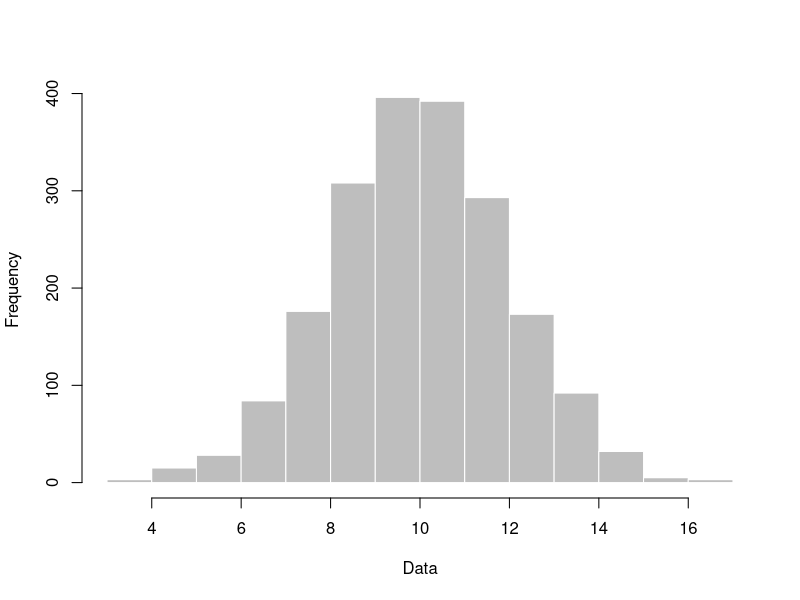
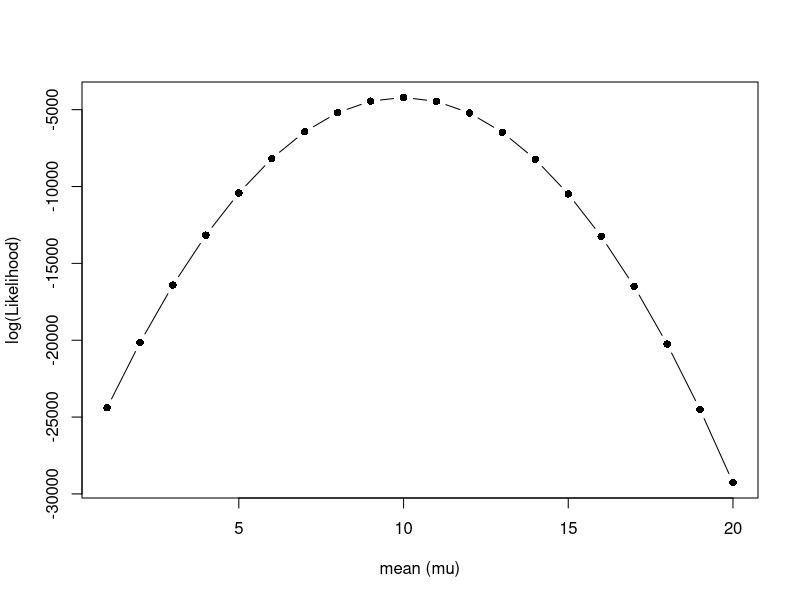
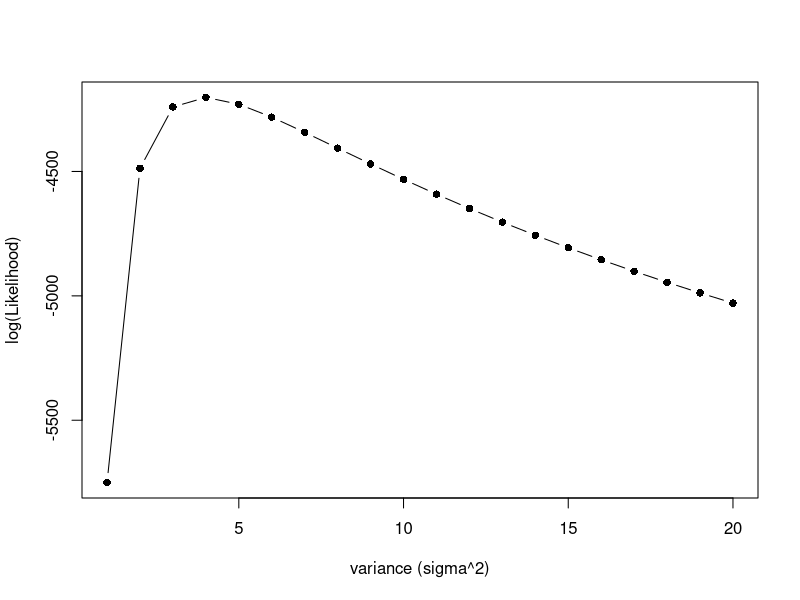
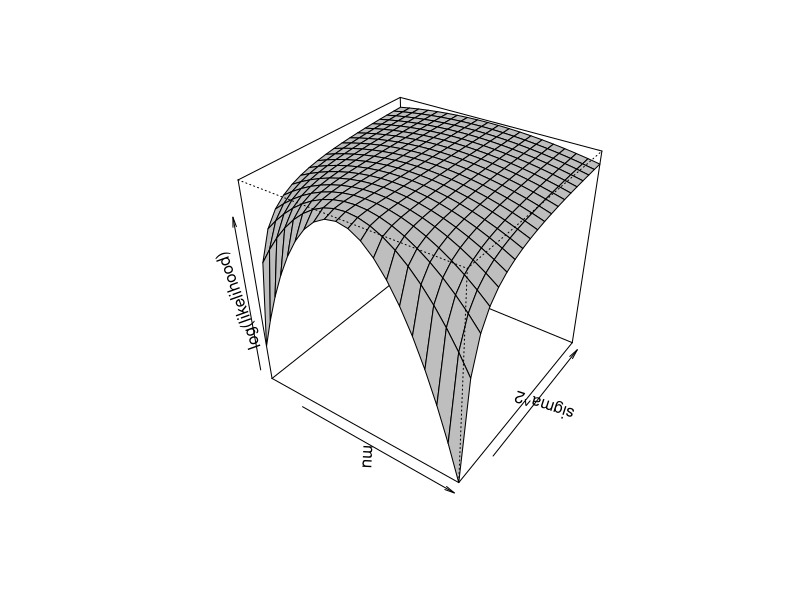
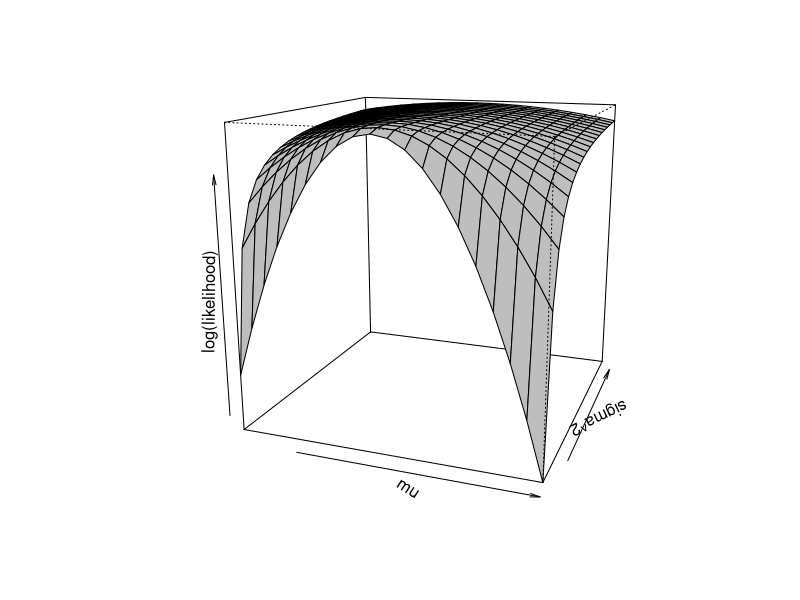
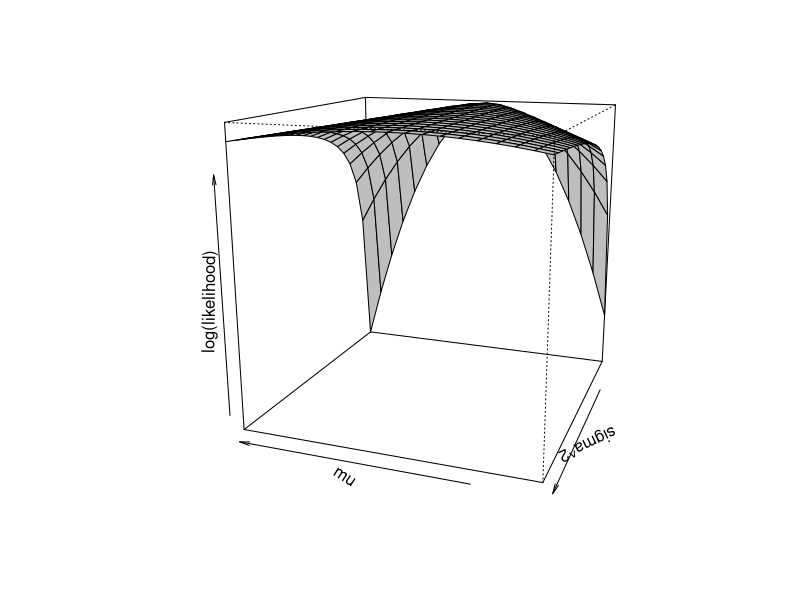
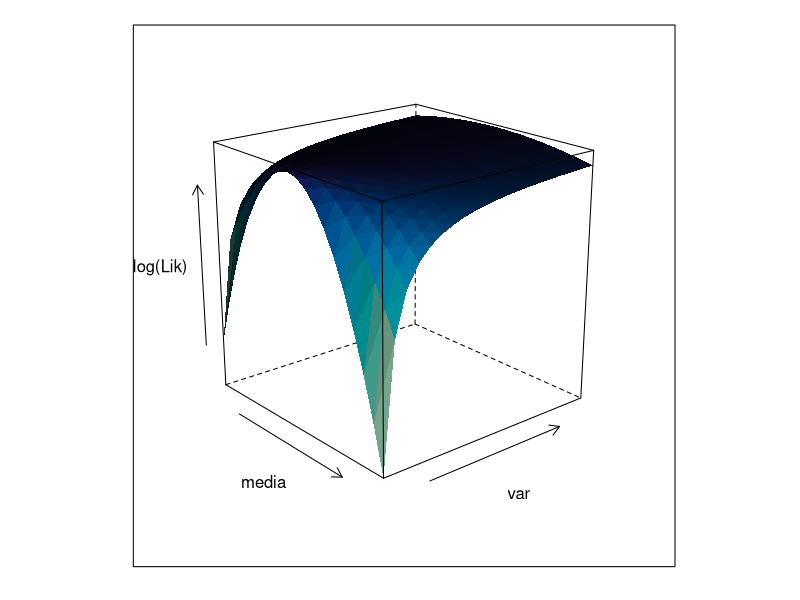
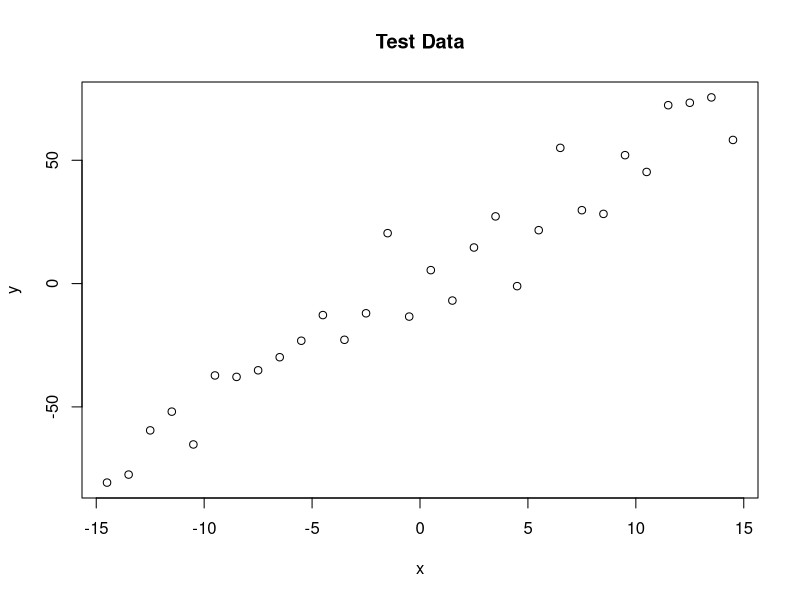

Source code (R) for these figures, in order:
## Nesse tutorial vamos explorar a utilização da função de verossimilhança.
## Vamos usar o modelo de distribuição Normal.

## Seed para o script, isso permite que todos os resultados sejam equivalentes.
set.seed(1234)

## Gerar uma distribuição normal e o plot.
nr <- rnorm(n = 2000, mean = 10, sd = 2)
hist(nr, main="", xlab="Data", col = "gray", border = "white")

## Função de verossimilhança para a distribuição normal.
## A função abaixo calcula a verossimilhança de um modelo normal.
lik.norm <- function(dt, mu, var){
  ## Calcula a verossimilhança de um modelo normal.
  ## dt = dados (class::vector).
  ## mu = média.
  ## var = variância.
  n <- length(dt)
  first <- (2*pi*var)^(-n/2)
  second <- (-1/2*var) * ( sum(dt-mu) )^2
  ## 'first' e 'second' estao somente para ajudar a ler a funcao.
  lik <- first * exp( second )
  return(lik)
}

## Calcule a verossimilhança de um par de valores para os parãmetros do modelo.
lik.norm(dt=nr, mu=11, var=4)
lik.norm(dt=nr, mu=10, var=4)
lik.norm(dt=nr, mu=10, var=5)

## Note que o valor de verossimilhança é muito pequeno (as vezes igual a 0).
## Isso acontece pois a exponenciação com valor negativo é dependente do número
## de amostra e faz com que a quantidade calculada seja muito pequena.
## Esse efeito já acontece com n = 2000!

## Vamos diminuir o número da amostra e ver qual o efeito sobre o cálculo da
##   verossimilhança. Menor valor de n deve facilitar o calculo da verossimilhança.
nr.small <- rnorm(n = 10, mean = 10, sd = 2)

lik.norm(dt=nr.small, mu=11, var=4)
lik.norm(dt=nr.small, mu=10, var=4)
lik.norm(dt=nr.small, mu=10, var=5)

## Veja que agora conseguimos um valor de verossimilhança diferente de 0.
## Utilizar a função de likelihood sem transformar para o log pode provocar erros
##   nos cálculos.
## Vamos ver que durante o MCMC temos que avaliar a função de verossimilhança com valores
##   de parametros "bem ruins". Ou seja, a verossimilhança do modelo é bem pequena. Nesse caso
##   seria praticamente impossivel proceder com a função de verossimilhança sem efetuar a
##   transformação para o log.

## Vamos repetir usando a transformação log:

## A função abaixo usa o log para transformar o cálculo da verossimilhança.
log.lik.norm <- function(dt, mu, var){
  ## dt = dados (class::vector).
  ## mu = média.
  ## var = variancia.
  n <- length(dt)
  first <- log(2)*(-n/2) + log(pi)*(-n/2) + log(var)*(-n/2)
  second <- -1/(2*var) * sum( (dt - mu)^2 )
  lik <- first + second
  return(lik)
}

## Vamos comparar os resultados produzidos pela função de likelihood em log e
##    sem a transformação:
lik.norm(dt=nr, mu=11, var=4)
log.lik.norm(dt=nr, mu=11, var=4)

lik.norm(dt=nr, mu=10, var=4)
log.lik.norm(dt=nr, mu=10, var=4)

lik.norm(dt=nr, mu=10, var=5)
log.lik.norm(dt=nr, mu=10, var=5)

## Note que os valores produzidos pela função em espaço log são negativos, no entanto,
##   o valor absoluto é muito maior!
## Cálculos com muitas casas decimais causam problemas para o computador.
## Esse é o motivo porque muitas vezes a likelihood é mostrada em valores negativos, pois
##   na verdade está sendo mostrado os valores de log likelihood.

## Podemos usar a função de loglik para traçar a superfície de verossimilhança.
## O gráfico abaixo mostra somente o perfil de verossimilhança para a média
##   assumindo desvio padrão (sigma^2) = 2 fixo. Em outras palavras, o gráfico
##   mostra o perfil de verossimilhança para a média condicionado em sigma^2 = 2.

res_mu <- vector()
for(i in 1:20){
  res_mu[i] <- log.lik.norm(dt=nr, mu=i, var=4)
}
plot(res_mu~seq(1,20), xlab = "mean (mu)", ylab = "log(Likelihood)", pch = 16, type = "b")

## Podemos, da mesma forma, fixar o valor de mu (média) e traçar o perfil de
##     verossimilhança para sigma^2 (variância).
## O gráfico abaixo mostra somente o perfil de verossimilhança para a variância
##     assumindo média (mu) = 10.

res_sig <- vector()
for(i in 1:20){
  res_sig[i] <- log.lik.norm(dt=nr, mu=10, var=i)
}
plot(res_sig~seq(1,20), xlab = "variance (sigma^2)", ylab = "log(Likelihood)", pch = 16, type = "b")

## Agora vamos calcular a superfície completa de likelihood.
## Nesse caso temos dois parâmetros e, portanto, precisamos adicionar mais um eixo no gráfico.
## O que vai tornar o gráfico 3D. Para tal vamos utilizar a função 'persp'.

x <- 1:20 ## valores para mu
y <- 1:20 ## valores para sigma
## Vamos usar z para criar uma tabela com a combinação dos valores de
##    log likelihood.
## Os valores de x estão nas linhas e os de y nas colunas.
z <- matrix(data = NA, nrow = 20, ncol = 20)
for(i in 1:20){
  for(j in 1:20){
    z[i,j] <- log.lik.norm(dt=nr, mu=x[i], var=y[j])
  }
}

## A matrix 'z' guarda valores de log-likelihood para cada uma das 20x20 combinações de média e variãncia.
head(z)

## Agora o gráfico:
persp(x, y, z, theta = 35, phi = 35, xlab = "mu", ylab = "sigma^2", zlab = "log(likelihood)", border = "black", col = "grey", r = 4)
## Mude os valores de 'theta' e 'phi' para explorar diferentes perspectivas.
persp(x, y, z, theta = 20, phi = 15, xlab = "mu", ylab = "sigma^2", zlab = "log(likelihood)", border = "black", col = "grey", r = 4)
persp(x, y, z, theta = 200, phi = 15, xlab = "mu", ylab = "sigma^2", zlab = "log(likelihood)", border = "black", col = "grey", r = 4)

## Para fazer esse plot também podemos usar o pacote 'lattice'.

if(!require(lattice)) {install.packages("lattice"); library(lattice)}
X <- as.matrix( expand.grid(x, y))
colnames(X) <- c("mu","var")
Z <- vector()
for(i in 1:nrow(X)){
  Z[i] <- log.lik.norm(dt=nr, mu=X[i,1], var=X[i,2])
}
df <- data.frame(X, Z)

wireframe(Z ~ mu*var, data=df, main="", shade=TRUE, screen = list(z = -50, x = -70), xlab="media", ylab="var", zlab="log(Lik)")

## Agora que temos uma visão da superfície de verossimilhança do modelo,
##   vamos fazer uma estimativa da Maximum Likelihood Estimate usando uma
##   função heurística de busca e depois as estimativas diretas.

## Estimativa heurística:
## Para tal vamos usar a função 'optim'.
## Essa é uma função geral e importante para fazer estimativas no R.
## Veja com calma o help dessa função, tente entender qual seu objetivo e como
##   ela opera.
help(optim)

## Note que precisamos criar uma nova função, pois 'optim' pede que o argumento 'par'
##   seja somente um vetor com os valores iniciais dos parâmetros da função.
## Ou seja, os dados precisam ser incluídos diretamente na função que será passada
##   para a função 'optim'.
## (O que você vai fazer agora é muito similar com o que uma série de pacotes em R fazem
##   para encontrar o Maximum Likelihood Estimate de modelos!)
to.optim <- function(par){
  log.lik.norm(dt=nr, mu=par[1], var=par[2])
}

## Aqui vamos escolher valores iniciais bem longe dos valores que geraram a
##   a distribuição. Vamos falar mais sobre valores iniciais nos próximos
##   tópicos.
## Precisamos mudar o valor de 'control$fnscale' para fazer uma maximização
##   ao invés de minimização usando 'optim'.
## Faz sentido para você que precisamos fazer uma maximização dessa função? Esse conceito
##   é importante. Não deixe a dúvida passar.
model.fit <- optim(c(1,1), to.optim, control=list(fnscale=-1))
names( model.fit )
model.fit$par ## O MLE dos parametros. Primero média e depois variancia.
model.fit$value ## O log-likelihood para o MLE.
model.fit$convergence ## Código para a convergência. Veja a pagina de ajuda de 'optim'.

## Agora podemos calcular o valor de MLE para a média e variância usando
##   as fórmulas analíticas.
mean(nr)
var(nr)

## Veja que existe uma diferença pequena entre as duas estimativas.

## Responda as perguntas:

## Essa diferença parece ser importante?
## Qual os possíveis motivos da diferença?
## Por que nenhuma das duas estimativas resultou no mesmo valor de média e variância 
##    que gerou os dados?

###########################################################
## Desafio:

## Use a função de likelihood do modelo linear (regressão) para explorar a
##    superfície de verossimilhança e estimar os melhores valores para A e B em
##    A*x + B = y

## Nessa regressão vamos usar uma distribuição normal para o erro, o erro nada
##    mais é do que o quão espalhado os pontos são da reta. Quando ajustamos
##    uma reta em uma regressão os nossos dados não se alinham completamente na
##    linha, essa distãncia das observações para a linha de regressão é explicada
##    por uma distribuição normal.

## Abaixo vou construir a função de verossimilhança para esse modelo.
## Note que a função é uma soma da log(likelihood) de uma distribuição normal
##    com média 'A * x + B' e desvio padrão 'sd' para cada ponto.
lm.log.lik <- function(a, b, sd){
  ## a = a term.
  ## b = b term.
  ## sd = standard deviation.
  pred <- a*x + b
  single.log.liks <- dnorm(y, mean = pred, sd = sd, log = T)
  sum(single.log.liks)
}

## Gerando os dados.

## Valores para os parametros:
trueA <- 5
trueB <- 0
trueSd <- 10
sampleSize <- 30

# create independent x-values
x <- (-(sampleSize-1)/2):((sampleSize-1)/2)
# create dependent values according to ax + b + N(0,sd)
y <-  trueA * x + trueB + rnorm(n=sampleSize,mean=0,sd=trueSd)
plot(x,y, main="Test Data")
